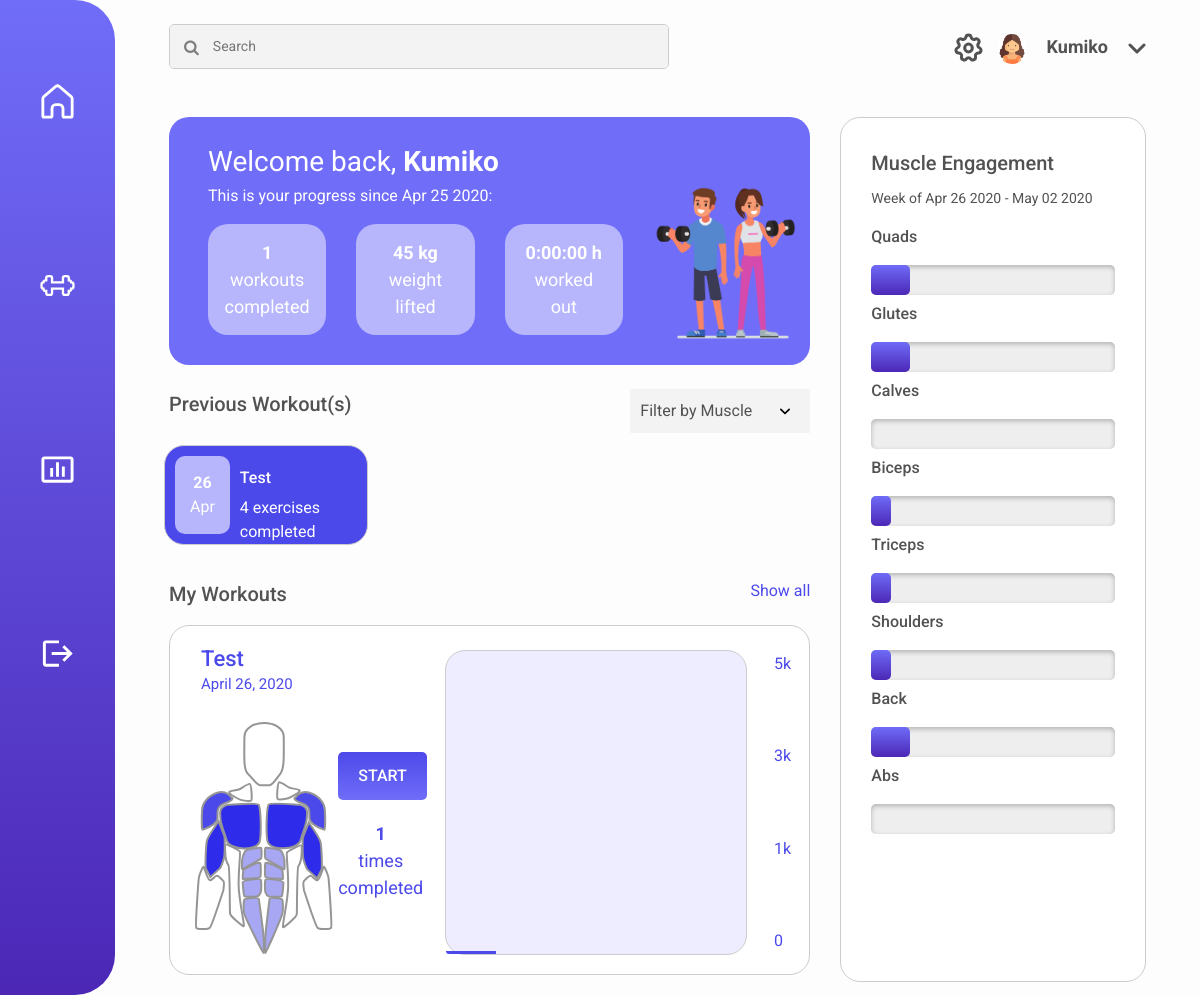
Page / (signed in) on the earlier database version.
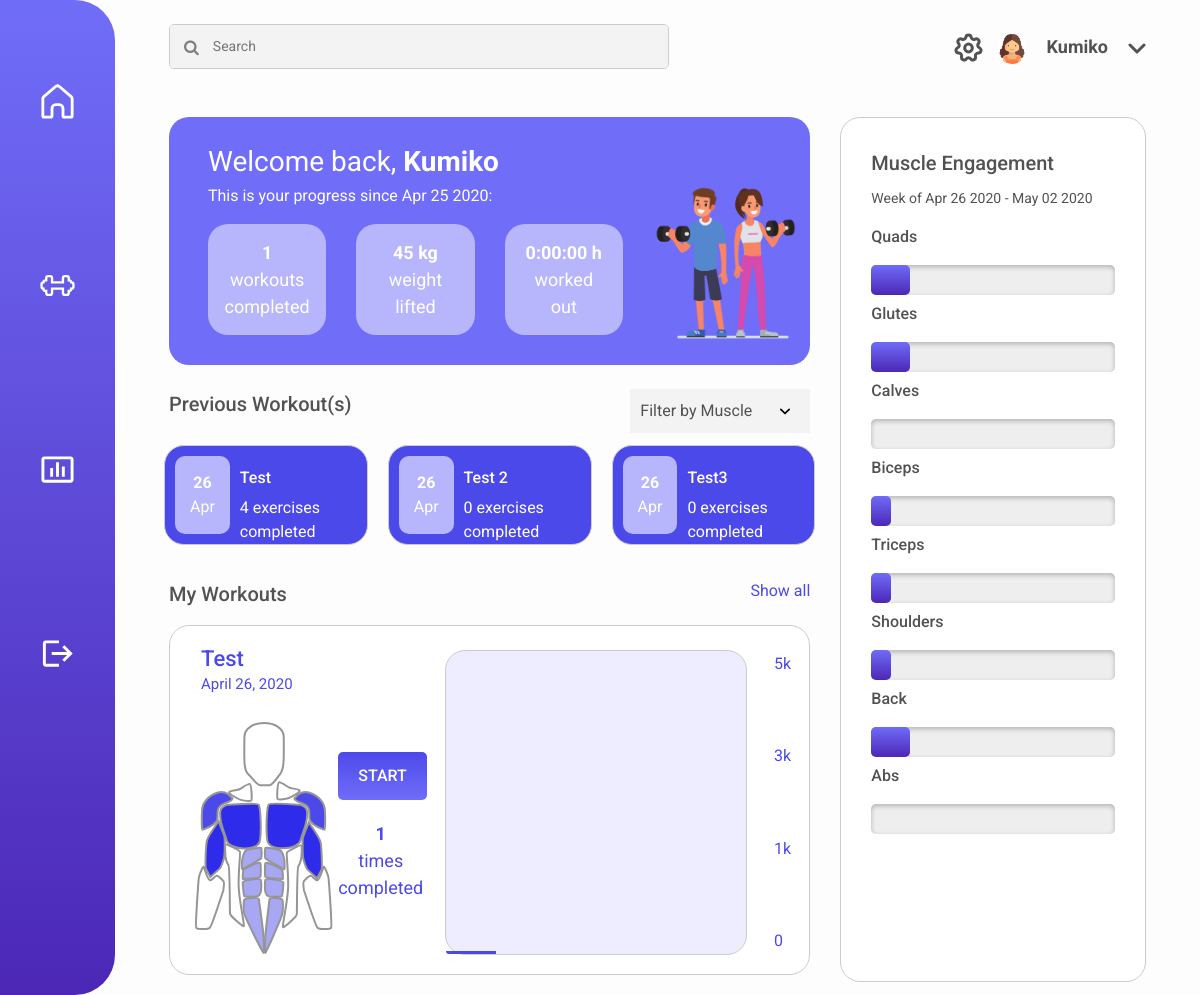
Same page on the later database version.
### dashboard/models.py (models this page shows)
class Workout(models.Model):
	times_completed = models.IntegerField()
	date_created = models.DateField(auto_now_add=True)
	last_date_completed = models.DateField(auto_now=True)
	name = models.CharField(max_length=120)
	avg_time_completed = models.DurationField(default=timedelta(minutes=0))
	total_time = models.DurationField(default=timedelta(minutes=0))
	user = models.ForeignKey(User, on_delete=models.CASCADE)
	weight_lifted = models.DecimalField(max_digits=5, decimal_places=1, default=0)

class Exercise(models.Model):
	exercise_type = models.ForeignKey(ExerciseType, on_delete=models.CASCADE)
	num_reps = models.IntegerField()
	num_sets = models.IntegerField()
	weight_lifted = models.DecimalField(max_digits=5, decimal_places=1)
	weight = models.DecimalField(max_digits=5, decimal_places=1)
	workout = models.ForeignKey('Workout', on_delete=models.CASCADE)

### dashboard/views.py (the view, shortened to what this page needs)
# urls.py: path('', dashboard_view),
@login_required
def dashboard_view(request):
	workouts = Workout.objects.filter(user=request.user)
	exercises = []
	muscles = []
	muscle_groups = ['Abs','Back','Biceps','Calves','Chest', 'Forearms', 'Glutes', 'Hamstrings', 'Quadriceps', 'Shoulders', 'Traps', 'Triceps', 'Upper Back', 'Lower Back']
	lower = ['Calves', 'Glutes', 'Hamstrings', 'Quadriceps', 'Lower Back']
	upper = ['Abs','Back','Biceps', 'Chest', 'Forearms', 'Shoulders', 'Traps', 'Triceps', 'Upper Back']
	weightLifted = 0
	hoursWorked = timedelta(minutes=0)
	workoutsCompleted = 0
	for workout in workouts:
		hoursWorked += workout.total_time # Calculate total time
		workoutsCompleted += workout.times_completed # Calculate total workouts completed
		for exercise in Exercise.objects.filter(workout=workout):
			weightLifted += (exercise.weight_lifted/Decimal(2.205)) * workout.times_completed # Calculate weight lifted
			exercises.append(exercise) # Add exercises which belong to workouts of user
	filtered_workouts = workouts
	date_range = week_range(datetime.today())
	for exercise in exercises:
		for muscle in exercise.exercise_type.muscles_worked:
			for i in range(0,exercise.workout.times_completed): # Add muscle multiplied by number of times workout was completed
				if muscle == "Lower Back" or muscle == "Upper Back":
					muscles.append("Back")
				else:
					muscles.append(muscle)
	occurences = Counter(muscles)
	if(len(muscles) > 0):
		for muscle in muscle_groups:
			occurences[muscle] = int(occurences[muscle]/len(muscles) * 100) # Calculate percentage of muscle use
	return render(request, 'home.html', {'workouts':workouts, 'filtered_workouts':filtered_workouts, 'workouts_completed':workoutsCompleted,'weight_lifted':weightLifted, 'total_time':hoursWorked, 'date_range':date_range, 'engagement':occurences})

### templates/home.html (shortened to what this page needs)
{% load static %}
<!DOCTYPE html>
<html lang="en">
<head>
    <link rel="stylesheet" href="https://cdnjs.cloudflare.com/ajax/libs/font-awesome/4.7.0/css/font-awesome.min.css">
    <link href="{% static 'fitnessing/css/dashboard.css' %}" rel="stylesheet">
    <link rel="stylesheet" href="https://stackpath.bootstrapcdn.com/bootstrap/4.4.1/css/bootstrap.min.css">
</head>
<body>
    <div class="sidenav">
        <div class=link1>
            <a href="/"><img class="home" src="{% static 'fitnessing/images/Home_Icon_White.svg' %}"></a>
        </div>
        <div class=link2>
            <a href="/workouts"><img class="workouts" src="{% static 'fitnessing/images/Weight_Icon.svg' %}"></a>
        </div>
        <div class=link3>
            <a href="/stats"><img class="stats" src="{% static 'fitnessing/images/Bar_Chart_Icon.svg' %}"></a>
        </div>
        <div class=link4>
            <a href="/accounts/logout"><img class="login" src="{% static 'fitnessing/images/Logout_Icon.svg' %}"></a>
        </div>
    </div>
    <div class="container-fluid main">
        <div class="row mx-4 mt-4">
            <div class="col-sm-8">
                <div class="searchContainer">
                    <i class="fa fa-search searchIcon"></i>
                    <input class="searchBox" type="text" placeholder="Search">
                </div>
            </div>
            <div class="col-sm-4 text-right pt-2">
                <a href="/settings"><img class="settings" src="{% static 'fitnessing/images/Settings_Icon.svg' %}"></a>
                <div class="profile align-middle">
                    <img class="userIcon" src="{% static 'fitnessing/images/Placeholder_User_Icon.png' %}">
                    <button class="name">{{user.get_short_name}}</button>
                    <img class="dropdownIcon" src="{% static 'fitnessing/images/Dropdown_Icon.svg' %}">
                </div>
            </div>
        </div>
        <div class="row mx-4 mt-4">
            <div class="col-sm-8">
                <div class="row welcome_box p-4 mx-0">
                    <div class="col-sm-9">
                        <div class="row">
                            <div class="col-sm-12">
                                <p class="welcome_title">Welcome back, <b>{{ user.get_short_name }}</b></p>
                                <p class="subtitle">This is your progress since {{ user.date_joined|date:'M d Y' }}:</p>
                            </div>
                        </div>
                        <div class="row">
                            <div class="col-sm-4">
                                <div class = "box">
                                    <p><b>{{ workouts_completed }}</b><br>workouts<br>completed</p>
                                </div>
                            </div>
                            <div class="col-sm-4">
                                <div class = "box">
                                    <p><b>{{ weight_lifted|floatformat:0 }} kg</b><br>weight<br>lifted</p>
                                </div>
                            </div>
                            <div class="col-sm-4">
                                <div class = "box">
                                    <p><b>{{ total_time }} h</b><br>worked<br>out</p>
                                </div>
                            </div>
                        </div>
                    </div>
                    <div class="col-sm-3 mx-auto">
                        <img class="people" src="{% static 'fitnessing/images/fitness-people.png' %}">
                    </div>
                </div>
                <div class="row mt-4">
                    <div class="col-sm-7">
                        <p class = "title">Previous Workout(s)</p>
                    </div>
                    <div class="col-sm-5 text-right">
                        <form method="get" id="workout_filter">
                            <select name="musclegroup" aria-invalid="false" onchange="this.form.submit();">
                                <option value="">Filter by Muscle</option>
                            </select>
                        </form>
                    </div>
                </div>
                <div class="row">
                    {% for workout in filtered_workouts %}
                    {% if forloop.counter0 < 3 %}
                    <div class="col-sm-4 px-0">
                        <div class = "prev_workout_container" onclick="location.href='/current-workout/' + {{ workout.id }} " >
                            <div class="date">
                                <p class="m-0"><b>{{workout.last_date_completed|date:'d'}}</b><br>{{workout.last_date_completed|date:'M'}}</p>
                            </div>
                            <p class = "subtitle2">{{ workout.name|title }}</p>
                            <p class = "desc">{{ workout.exercise_set.count }} exercises completed</p>
                        </div>
                    </div>
                    {% endif %}
                    {% endfor %}
                </div>
                <div class="row mt-4">
                    <div class="col-sm-7">
                        <p class = "title">My Workouts</p>
                    </div>
                    <div class="col-sm-5 text-right">
                        <a class = "link" href="/workouts">Show all</a>
                    </div>
                </div>
                <div class="row workouts_container mx-0">
                    {% if workouts.count > 0 %}
                    {% with workouts|first as first_workout %}
                    <div class="col-sm-5">
                        <div class="row p-3">
                            <div class="col-sm-12">
                                <p class="muscle_group mb-2">{{first_workout.name}}</p>
                                <p class="day mb-0">{{first_workout.last_date_completed}}</p>
                            </div>
                        </div>
                        <div class="row">
                            <div class="col-sm-6">
                                <img class="diagram" src="{% static 'fitnessing/images/Muscles.svg' %}">
                            </div>
                            <div class="col-sm-6">
                                <div class="start" onclick="location.href='/current-workout/' + {{ first_workout.id }} ">START</div>
                                <p class="completed"><b>{{first_workout.times_completed}}</b><br>times<br>completed</p>
                            </div>
                        </div>
                    </div>
                    <div class="col-sm-6 p-4">
                        <div class="row graph_container">
                            {% for exercise in first_workout.exercise_set.all %}
                                {% widthratio exercise.weight_lifted 1 exercise.workout.times_completed as weight %}
                                {% widthratio weight 2.205 1 as kg %}
                                {% widthratio kg 5000 100 as percent %}
                                {% if percent|add:0 > 100 %}
                                    {% with 100 as cap %}
                                        {% if forloop.counter0 == 0 %}
                                        <div class="col-sm-2 bar1" style="height: {{cap}}% !important"></div>
                                        {% endif %}
                                        {% if forloop.counter0 == 1 %}
                                        <div class="col-sm-2 bar2" style="height: {{cap}}% !important"></div>
                                        {% endif %}
                                        {% if forloop.counter0 == 2 %}
                                        <div class="col-sm-2 bar3" style="height: {{cap}}% !important"></div>
                                        {% endif %}
                                        {% if forloop.counter0 == 3 %}
                                        <div class="col-sm-2 bar4" style="height: {{cap}}% !important"></div>
                                        {% endif %}
                                        {% if forloop.counter0 == 4 %}
                                        <div class="col-sm-2 bar2" style="height: {{cap}}% !important"></div>
                                        {% endif %}
                                        {% if forloop.counter0 == 5 %}
                                        <div class="col-sm-2 bar5" style="height: {{cap}}% !important"></div>
                                        {% endif %}
                                    {% endwith %}
                                {% else %}
                                    {% if forloop.counter0 == 0 %}
                                    <div class="col-sm-2 bar1" style="height: {{percent}}% !important"></div>
                                    {% endif %}
                                {% endif %}
                            {% endfor %}
                       </div>
                    </div>
                    <div class="col-sm-1">
                        <div class="measurements">
                            <p>5k</p>
                            <p>3k</p>
                            <p>1k</p>
                            <p>0</p>
                        </div>
                    </div>
                    {% endwith %}
                    {% else %}
                    <div class="col-sm-12 text-center mt-4 pt-4">
                        <p class="empty_workouts">You have no workouts added yet. Go on and add your first one!</p>
                    </div>
                    {% endif %}
                </div>
            </div>
            <div class="col-sm-4">
                <div class = "muscle_engagement_container">
                    <p class="title margin">Muscle Engagement</p>
                    <p class="week">Week of {{ date_range.0|date:'M d Y' }} - {{ date_range.1|date:'M d Y' }}</p>
                    <p class="muscle">Quads</p>
                    <progress id="Quads" value={{engagement.Quadriceps}} max="100"> {{engagement.Quadriceps}}% </progress>
                    <br>
                    <p class="muscle">Glutes</p>
                    <progress id="Glutes" value={{engagement.Glutes}} max="100"> </progress>
                    <br>
                    <p class="muscle">Calves</p>
                    <progress id="Calves" value={{engagement.Calves}} max="100">  </progress>
                    <br>
                    <p class="muscle">Biceps</p>
                    <progress id="Biceps" value={{engagement.Biceps}} max="100"> </progress>
                    <br>
                    <p class="muscle">Triceps</p>
                    <progress id="Triceps" value={{engagement.Triceps}} max="100"> </progress>
                    <br>
                    <p class="muscle">Shoulders</p>
                    <progress id="Shoulders" value={{engagement.Shoulders}} max="100"> </progress>
                    <br>
                    <p class="muscle">Back</p>
                    <progress id="Back" value={{engagement.Back}} max="100"> </progress>
                    <br>
                    <p class="muscle">Abs</p>
                    <progress id="Abs" value={engagement.Abs}} max="100"> </progress>
                    <br>
                </div>
            </div>
        </div>
</body>
</html>

Differences in the rows shown:
added Workout: last_date_completed "26", last_date_completed "Apr", name "Test 2", exercise_set.count "0"
added Workout: last_date_completed "26", last_date_completed "Apr", name "Test3", exercise_set.count "0"
